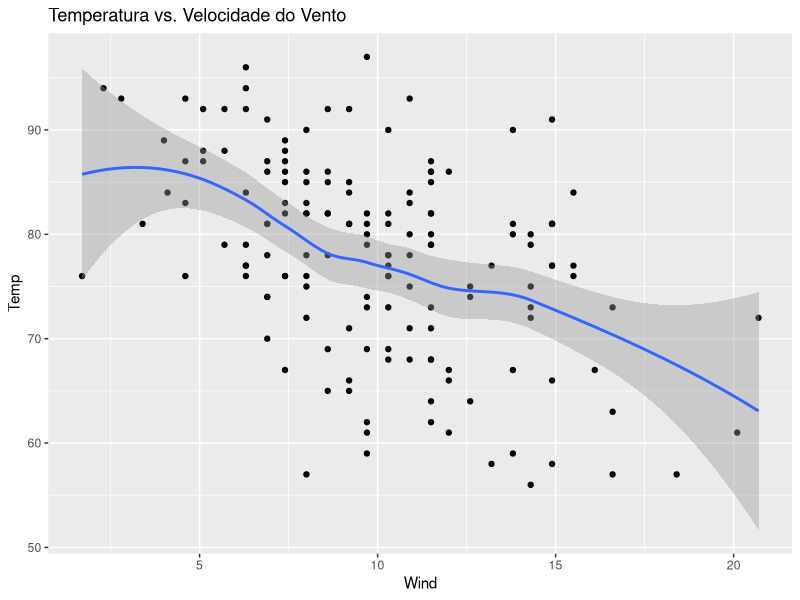

Reproduce this figure in R.
#-------------------------------------------------------------------------------
# Aula 13: Aplicação de Testes de Hipótese
# Script 4: GABARITO da Atividade Prática com `airquality`
#-------------------------------------------------------------------------------
library(tidyverse)
data("airquality")

# ----- Tarefa 1: Comparando Grupos -----
#
# Pergunta: A concentração de Ozônio (`Ozone`) no mês de Maio (Mês 5)
# é diferente da concentração no mês de Agosto (Mês 8)?

# 1.1. Vetores
ozone_maio <- airquality %>% filter(Month == 5) %>% pull(Ozone) %>% na.omit()
ozone_agosto <- airquality %>% filter(Month == 8) %>% pull(Ozone) %>% na.omit()

# 1.2. Checagem de normalidade
shapiro.test(ozone_maio)   
shapiro.test(ozone_agosto) 

# 1.3. Escolha do teste
# (X) Teste de Wilcoxon-Mann-Whitney

# 1.4. Execução do teste
wilcox.test(ozone_maio, ozone_agosto)

# 1.5. Interpretação
# O p-valor (< 0.05). Portanto, rejeitamos a hipótese nula.
# Conclusão: Existe uma diferença estatisticamente significativa na distribuição
# da concentração de ozônio entre os meses de Maio e Agosto.

# ----- Tarefa 2: Teste de Correlação -----
#
# Pergunta: Existe uma correlação entre a Velocidade do Vento (`Wind`) e a
# Temperatura (`Temp`)?

# 2.1. Visualização
ggplot(airquality, aes(x = Wind, y = Temp)) +
  geom_point() +
  geom_smooth() +
  labs(title = "Temperatura vs. Velocidade do Vento")

# 2.2. Justificativa
# A relação visual parece razoavelmente linear e sem outliers extremos.
 shapiro.test(airquality$Wind) #-> p = 0.1178
 shapiro.test(airquality$Temp) #-> p = 0.009319
# O teste de Spearman é a
# escolha tecnicamente mais correta e segura.

# 2.3. Execução do teste
cor.test(~ Wind + Temp, data = airquality, method = "spearman")

# 2.4. Interpretação
# O coeficiente de correlação (rho) é -0.45. Isso indica uma correlação
# NEGATIVA e MODERADA. O p-valor é muito baixo, o que significa que
# a correlação é estatisticamente significativa.
# Conclusão prática: À medida que a velocidade do vento aumenta, a temperatura
# tende a diminuir.